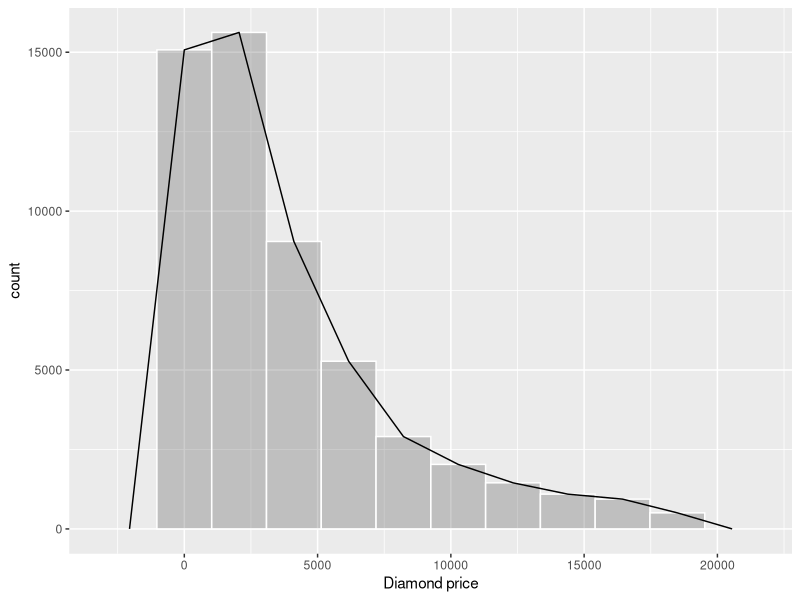
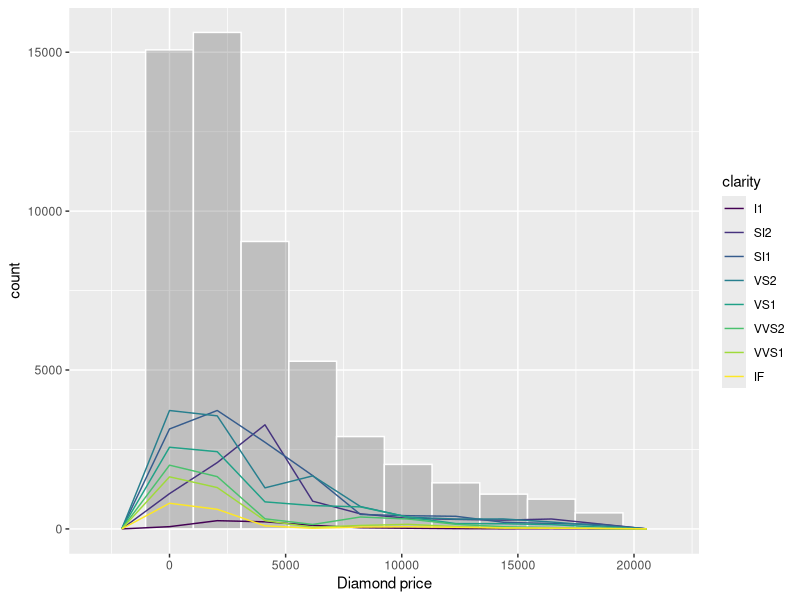
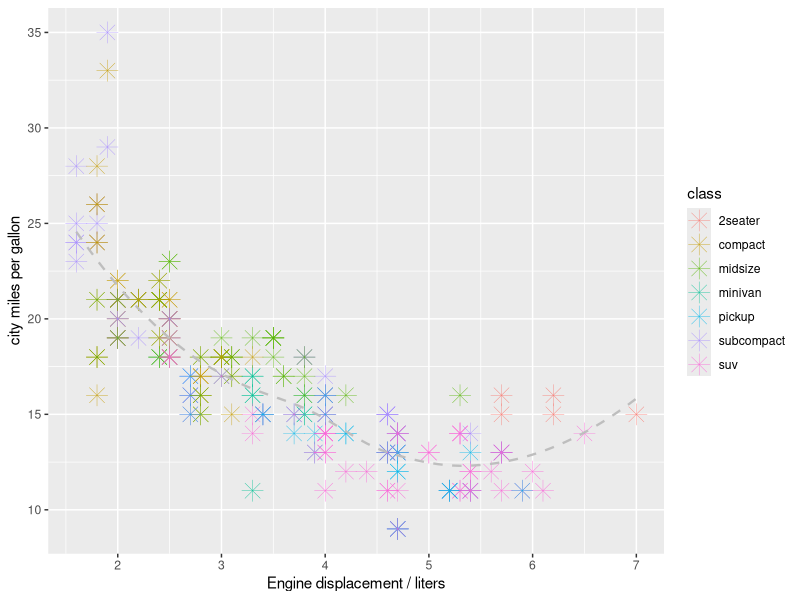
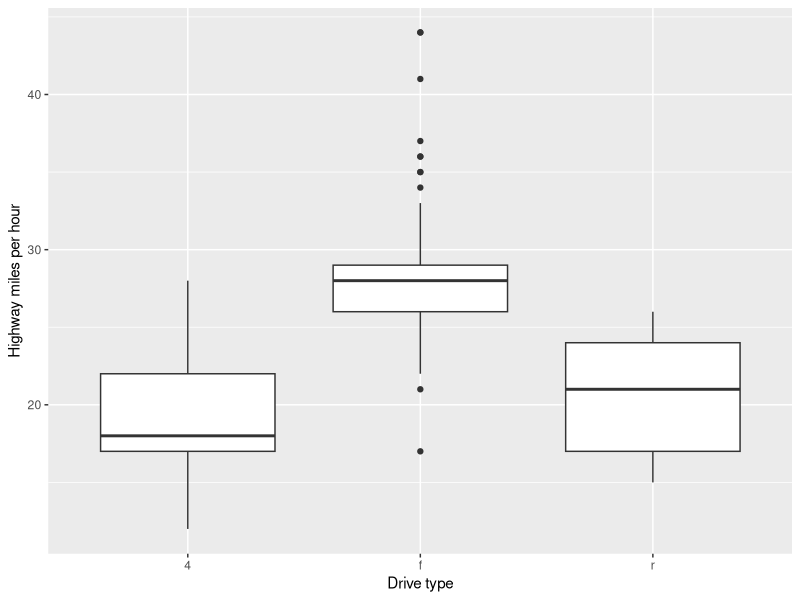
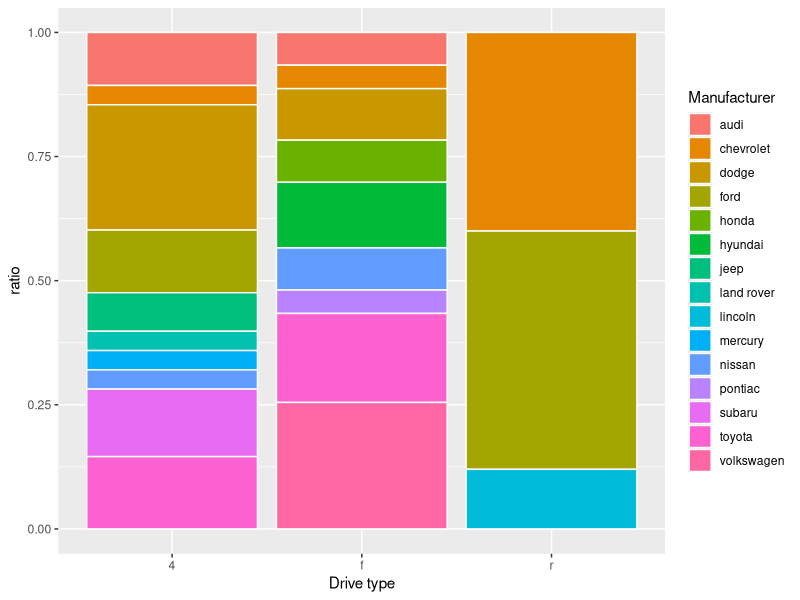
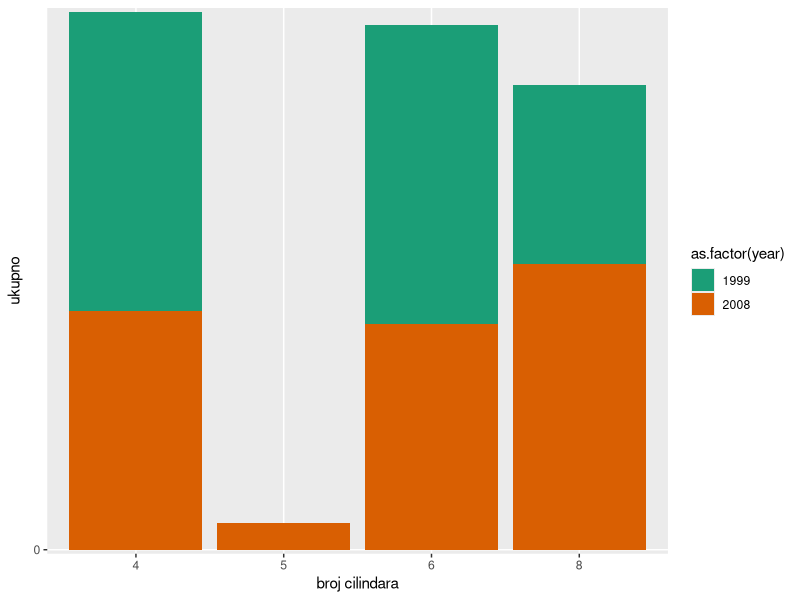
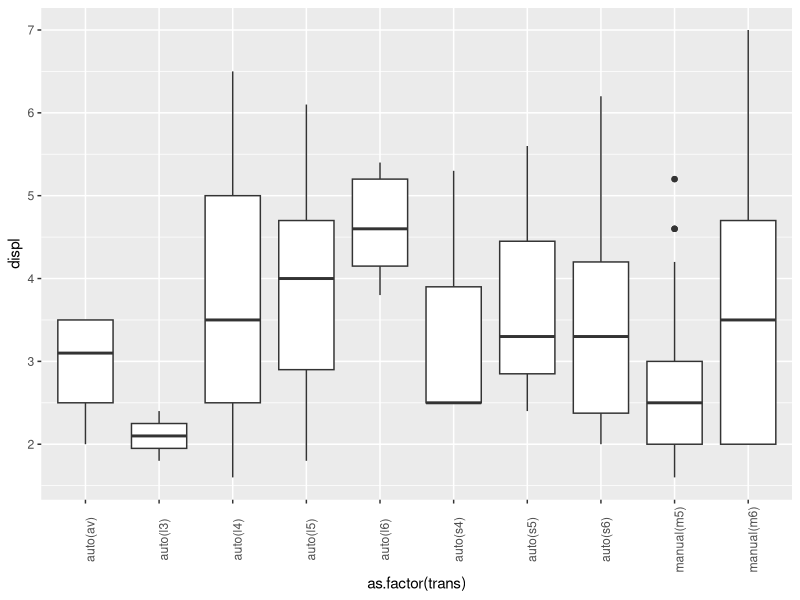
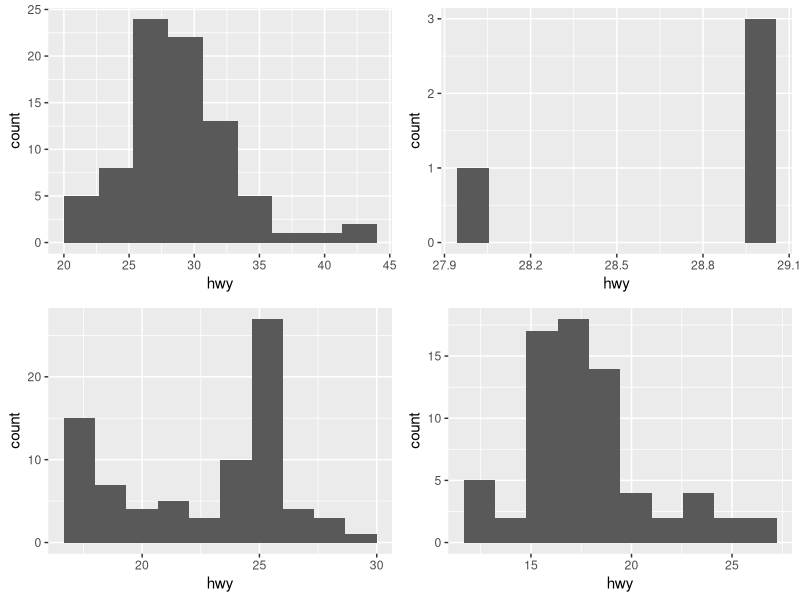

These figures' R source, in order:
## ---- chunk 1
knitr::opts_chunk$set(echo = TRUE)
library(ggplot2)
library(scales)
library(gridExtra)
## ---- chunk 2
data(diamonds)
## ---- chunk 3
ggplot(diamonds, aes(price)) +
  geom_histogram(bins=10,color="White",alpha=0.3) +
  geom_freqpoly(bins=10) +
  labs(x="Diamond price")
## ---- chunk 4
ggplot(diamonds, aes(price, colour = clarity)) +
  geom_histogram(bins=10,color="White",alpha=0.3) +
  geom_freqpoly(bins=10) +
  labs(x="Diamond price")
## ---- chunk 5
ggplot(mpg, aes(x = displ, y = cty))  + geom_point(aes(color = class),shape = 8, size = 5, stroke= 0.2 ) + 
  stat_smooth(method = 'loess', se = FALSE, linetype = "dashed", color = "Gray", size = 0.8)+
  labs(x="Engine displacement / liters", y = "city miles per gallon")
## ---- chunk 6
ggplot(mpg, aes(x = as.factor(drv), y = hwy)) + geom_boxplot() +
  labs(x="Drive type", y = "Highway miles per hour")
## ---- chunk 7
ggplot() + geom_bar(data = mpg,aes(x = factor(drv),fill = factor(manufacturer)),position = "fill", color="White") +
  scale_fill_discrete(name = "Manufacturer") +
  labs(x="Drive type", y="ratio")
## ---- chunk 8
ggplot(mpg, aes(x = as.factor(cyl), fill = as.factor(year))) + geom_bar() + scale_x_discrete(name = "broj cilindara") + scale_y_discrete(name = "ukupno", limits = c(0, 100)) + scale_fill_discrete(name = "New Legend Title") + scale_fill_brewer(palette = "Dark2")
## ---- chunk 9
ggplot(mpg, aes(x = as.factor(trans), y = displ)) + 
  geom_boxplot() + theme(axis.text.x = element_text(angle = 90))
## ---- chunk 10
g1 <- ggplot(mpg[mpg$cyl == 4,], aes(hwy)) + 
  geom_histogram(bins = 10)
g2 <- ggplot(mpg[mpg$cyl == 5,], aes(hwy)) + 
  geom_histogram(bins = 10)
g3 <- ggplot(mpg[mpg$cyl == 6,], aes(hwy)) + 
  geom_histogram(bins = 10)
g4 <- ggplot(mpg[mpg$cyl == 8,], aes(hwy)) + 
  geom_histogram(bins = 10)
grid.arrange(g1, g2, g3, g4, nrow = 2, ncol = 2)
## ---- chunk 11
prodaja <- data.frame(mjesec = 1:12,
          ukupno = c(10000, 5000, 12000, 3000, 5000, 7000, 
                   10000, 2000, 4000, 8000, 11000, 14000))
## ---- chunk 12
ggplot(prodaja) + geom_bar(aes(x = mjesec, y=ukupno),stat="identity") + ylim(0,15000) + theme_light()
